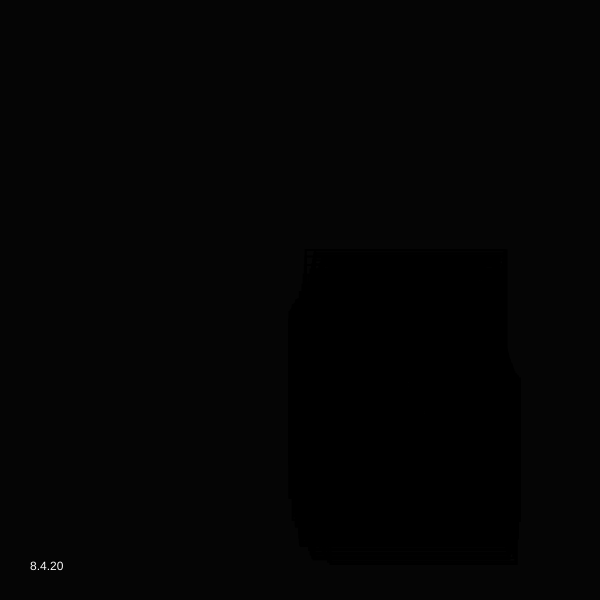
Frame 1 (no input)
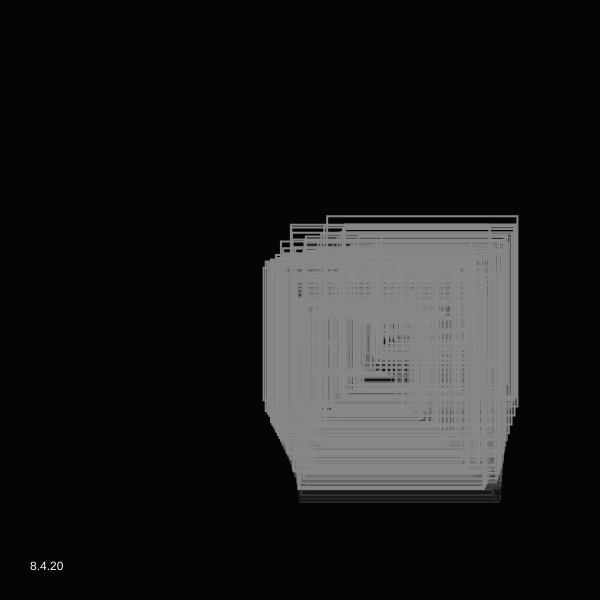
Frame 60 (no input)
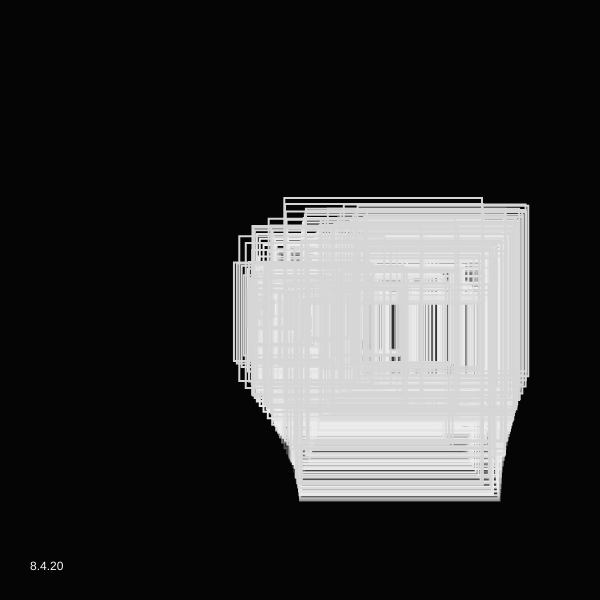
Frame 120 (the mouse pressed at the canvas centre since frame 60)

The p5.js sketch that drew these frames (run headless with seeded random() and noise() and a simulated clock; from frame 60 on, the mouse is pressed at the canvas centre):

// p5.js sketch
// ── sketch.js
let _divideNum;
let _noiseStep;
let _objectNum;
let _aryObjects = [];
let _noiseSeedRad;
let _noiseSeedAng;
let _noiseStepRad;
let _noiseStepAng;
let _noiseSpeedRad;
let _noiseSpeedAng;
let _rad;
let _scale;
let _rad_offset;
let lapse = 0;    // mouse timer

function setup() {
  createCanvas(600, 600);
  // colorMode(HSB, 255);
  frameRate(30);
  background(5);
  strokeWeight(2);
  stroke(0, 255);
  noFill();
  _divideNum = 40;
  _objectNum = 20;
  _noiseSeedRad = random(20);
  _noiseSeedAng = random(10);
  _noiseStepRad = 0.1;
  _noiseStepAng = 0.2;
  _noiseSpeedRad = 0.01;
  _noiseSpeedAng = 0.01;
  _noiseStepObj = 0.02;
  _rad = width/4;
  _scale = 0.16;
  _rad_offset = -0.5;
}

function Circle(divideNum, rad, rad_offset, noiseSeedAng, noiseStepAng, noiseSeedRad, noiseStepRad) {
  let sumNoiseVal = 0;
  for (let i = 0; i < divideNum; i++) {
    sumNoiseVal += noise(noiseSeedAng + i * noiseStepAng);
  }
  let centX = width/2;
  let centY = height/2;
  let currentNoiseVal = noise(noiseSeedAng);
  //fill((255*sin(2*PI*noise(noiseSeedRad))+140)%255, 100);
  noFill();
  stroke((255*sin(2*PI*noise(noiseSeedRad))+140)%255);
  //beginShape();
  for (let i = 0; i < divideNum+3; i++) {
    let tgt_i = i;
    if (tgt_i >= divideNum) { tgt_i -= divideNum; }
    currentNoiseVal += noise(noiseSeedAng + tgt_i * noiseStepAng);
    rect(centX + rad * (noise(noiseSeedRad + tgt_i * noiseStepRad)+rad_offset) * cos(2*PI*currentNoiseVal/sumNoiseVal),
      centY + rad * (noise(noiseSeedRad + tgt_i * noiseStepRad)+rad_offset) * sin(2*PI*currentNoiseVal/sumNoiseVal), 200*sin(2*PI*currentNoiseVal/sumNoiseVal), 200*sin(2*PI*currentNoiseVal/sumNoiseVal));
  }
 // endShape();
}

function draw() {
  background(5);
  let myNoiseSeedRad;
  let myNoiseSeedAng;
  _noiseSeedRad += _noiseSpeedRad;
  _noiseSeedAng += _noiseSpeedAng;
  for (let i = 0; i < _objectNum; i++) {
    myNoiseSeedRad = _noiseSeedRad + i * _noiseStepObj;
    myNoiseSeedAng = _noiseSeedAng + i * _noiseStepObj;
    Circle(_divideNum, _rad * _scale * (i+1), _rad_offset, myNoiseSeedAng, _noiseStepAng, myNoiseSeedRad, _noiseStepRad)
  }
  noStroke();
  fill(250);
  text("8.4.20", 30, height-30);
  noFill();
}
